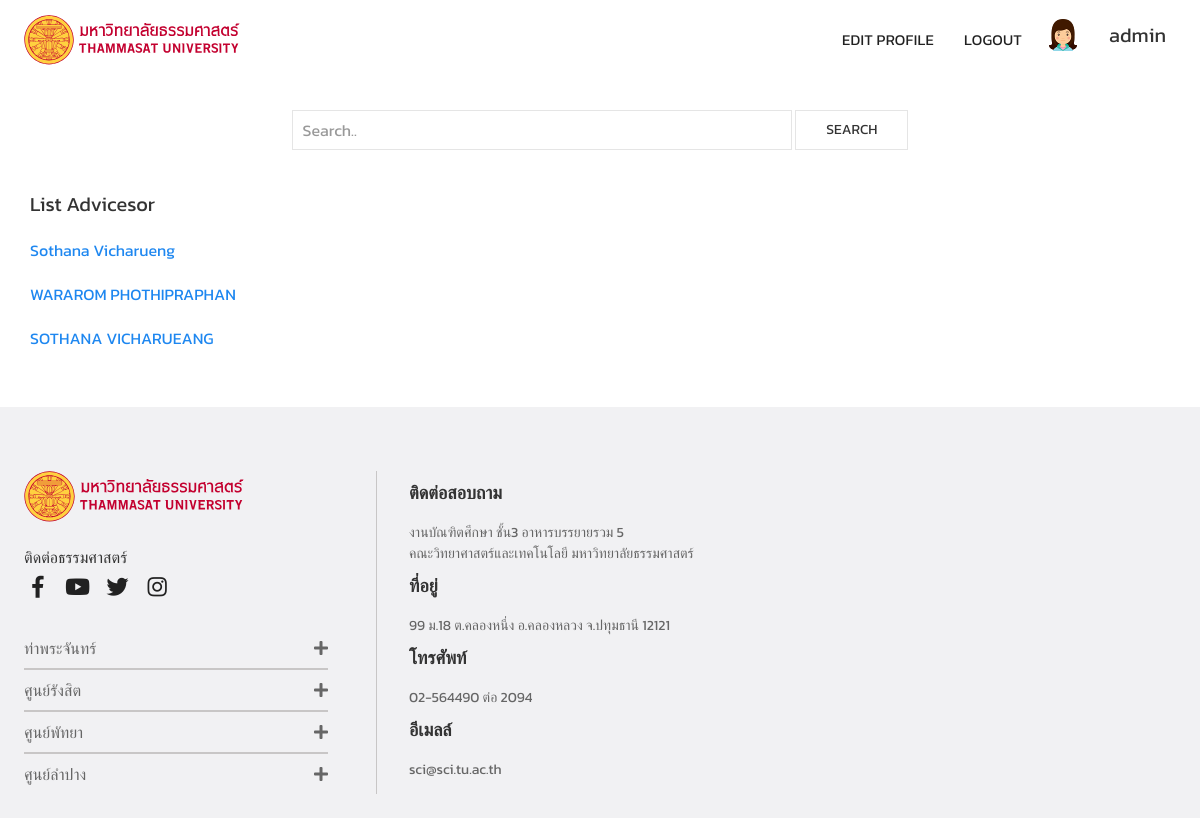
The app's page / (signed in) with its own data.
### FindApp/models.py (models this page shows, shortened)
class Profiles(models.Model):
    account     = models.ForeignKey(User,on_delete=models.SET_NULL,null=True)
    role        = models.IntegerField()
    prefix_name = models.CharField(max_length=50,null=True)
    name        = models.CharField(max_length=50,null=True)
    mid_name    = models.CharField(max_length=50,null=True,blank=True)
    last_name   = models.CharField(max_length=50,null=True)
    image       = models.ImageField(upload_to='image/',null=True,blank=True)
    email       = models.EmailField(max_length=100,null=True)
    table_no    = models.CharField(max_length=50,null=True,blank=True)
    room_no     = models.CharField(max_length=50,null=True,blank=True)
    position    = models.ForeignKey(Position,on_delete=models.SET_NULL,null=True)
    department  = models.ForeignKey(Department,on_delete=models.SET_NULL,null=True)
    phone_regex = RegexValidator(regex=r'^\+?1?\d{9,13}$', message="Phone number must be entered in the format: '0x00000000 or 0200000000'. ")
    phone       = models.CharField(validators=[phone_regex], max_length=17, blank=True)
    memo        = models.CharField(max_length=99,null=True,blank=True)

### FindApp/views.py (the view)
# urls.py: path('',Profile,name='profile'),
def Profile(request):
    department  = Department.objects.all().values('name')
    profile     = Profiles.objects.all()
    context     = {'profile' : profile , 'department':department}
    return render(request,'profile2.html',context)

### FindApp/templates/profile2.html (shortened to what this page needs)
{% extends "base.html" %}
{% block content %}
         <div style="text-align: center">
                <div class="uk-margin">
                    <input class="uk-input uk-form-width-large" id="searchbox" type="text" placeholder="Search..">
                    <button class="uk-button uk-button-default" onclick="search()">Search</button>
                </div>
         </div>
    <h4>List Advicesor</h4>
    <div style="width: 300px">
        {% for name in profile %}
            <a href="{% url 'FindApp:page' name.pk %}"><p>{{ name.name }} {{ name.last_name }}</p></a>
        {% endfor %}
    </div>
{% endblock %}

### FindApp/templates/base.html (shortened to what this page needs)
<!DOCTYPE html>
{% load static %}
<html>
  <head>
    <link rel="stylesheet" href="{% static 'css/uikit.min.css' %}">
    <link rel="stylesheet" href="{% static 'css/custom.css' %}">
    <link rel="stylesheet" href="https://use.fontawesome.com/releases/v5.1.0/css/all.css">
  </head>
  <body>
    <div id="app">
      <div class="body-block">
        <div class="navbar">
          <div class="header" >
            <nav class="uk-navbar-container" uk-navbar="mode: click">
              <div class="uk-navbar-left">
                <a href="/"><img src="{% static 'main-logo.svg' %}" class="main-logo"></a>
              </div>
              {% if user.is_authenticated %}
                <div class="uk-navbar-right">
                    <ul class="uk-navbar-nav uk-visible@l">
                        <li><a class="menu" href="{% url 'FindApp:form' %}" ><span >Edit Profile</span></a></li>
                        <li><a class="menu" href="{% url 'logout' %}"><span >Logout</span></a></li>
                        <li  class="uk-comment-header uk-grid-medium uk-flex-middle" uk-grid style=" padding: 10px;">
                            <img class="uk-comment-avatar" src="{% static 'avatar.png' %}" alt="" >
                            <h3 class="uk-comment-title uk-margin-remove">{{user.username}}</h3>
                        </li>
                    </ul>
                </div>
                {% else %}
              <div class="uk-navbar-right" >
                <form action="{% url 'social:begin' 'tu' %}">
                  <input class="uk-button uk-button-primary" type="submit" value='TU LOGIN'>
                </form>
              </div>
              {% endif %}
            </nav>
          </div>
        </div>
        <div class="content">
          {% block content %}
          {% endblock %}
        </div>
        <div class="page-footer">
          <div class="uk-flex footer-flex">
            <div class="about">
              <div class="sub-logo">
                <img src="{% static 'main-logo.svg' %}" class="main-logo">
              </div>
              <div class="contact">
                <h6 class="contact-text">ติดต่อธรรมศาสตร์</h6>
                <ul class="contact-list">
                  <li>
                    <a href="https://www.facebook.com/thammasat.uni"><i class="fab fa-facebook-f"></i></a>
                  </li>
                  <li>
                    <a href="https://www.youtube.com/user/PRTHAMMASAT"><i class="fab fa-youtube"></i></a>
                  </li>
                  <li>
                    <a href="https://twitter.com/thammasat_uni"><i class="fab fa-twitter"></i></a>
                  </li>
                  <li>
                    <a href="https://www.instagram.com/thammasat_official"><i class="fab fa-instagram"></i></a>
                  </li>
                </ul>
              </div>
              <div class="address">
                <ul class="address-list">
                  <li>
                    <div uk-grid>
                      <p class="uk-width-1-2 title uk-first-column">ท่าพระจันทร์</p>
                      <i uk-toggle="target: #thaprachan;cls: show; animation: uk-animation-slide-bottom-small" class="fas fa-plus uk-width-1-2 uk-text-right"></i>
                    </div>
                  </li>
                  <li>
                    <div uk-grid>
                      <p class="uk-width-1-2 title uk-first-column">ศูนย์รังสิต</p>
                      <i uk-toggle="target: #rangsit;cls: show; animation: uk-animation-slide-bottom-small" class="fas fa-plus uk-width-1-2 uk-text-right"></i>
                    </div>
                  </li>
                  <li>
                    <div uk-grid>
                      <p class="uk-width-1-2 title uk-first-column">ศูนย์พัทยา</p>
                      <i uk-toggle="target: #pattaya;cls: show; animation: uk-animation-slide-bottom-small" class="fas fa-plus uk-width-1-2 uk-text-right"></i>
                    </div>
                  </li>
                  <li>
                    <div uk-grid>
                      <p class="uk-width-1-2 title uk-first-column">ศูนย์ลำปาง</p>
                      <i uk-toggle="target: #lampang;cls: show; animation: uk-animation-slide-bottom-small" class="fas fa-plus uk-width-1-2 uk-text-right"></i>
                    </div>
                  </li>
                </ul>
              </div>
            </div>
            <div class="faculty-info">
              <div>
                <p class="uk-text-lead">ติดต่อสอบถาม</p>
                <p>งานบัณฑิตศึกษา ชั้น3 อาหารบรรยายรวม 5</p>
                <p>คณะวิทยาศาสตร์และเทคโนโลยี มหาวิทยาลัยธรรมศาสตร์</p>
              </div>
              <div>
                <p class="uk-text-lead">ที่อยู่</p>
                <p>99 ม.18 ต.คลองหนึ่ง อ.คลองหลวง จ.ปทุมธานี 12121</p>
              </div>
              <div>
                <p class="uk-text-lead">โทรศัพท์</p>
                <p>02-564490 ต่อ 2094</p>
              </div>
              <div>
                <p class="uk-text-lead">อีเมลล์</p>
                <p>sci@sci.tu.ac.th</p>
              </div>
            </div>
          </div>
        </div>
      </div>
    </div>
  </body>
</html>

### static/css/custom.css (style rules this page uses)
.body-block { width: 100%; max-width: 1380px; min-width: 250px; height: auto; min-height: 100vh; margin: 0 auto; background-color: #FFFFFF; }
#app { background-color: #F1F1F3; width: 100%; height: auto; }
*:not(i) { font-family: 'Kanit', 'sans-serif' !important; }
.navbar { width: 100%; position: relative; overflow-x: hidden; -webkit-transition: 0.5s; -o-transition: 0.5s; transition: 0.5s; width: 80%; margin: auto; }
.navbar .main-logo { width: 100%; padding-left: 24px; }
.navbar .header { position: fixed; left: 50%; top: 0; transform: translate(-50%, 0); z-index: 1; width: 100%; max-width: 1380px; }
.navbar .menu { font-size: 15px; font-weight: normal; letter-spacing: .015rem; color: #212121; }
.navbar .uk-navbar-container { background-color: #FFFFFF !important; }
.navbar .uk-navbar-nav, .navbar .dropdown { margin-right: 24px; }
.content { min-height: calc(100vh - 130px - 403px); margin: 30px; }
.page-footer { background-color: #F1F1F3; width: calc(100% - 24px); max-width: 1380px; padding: 64px 0 24px 24px; bottom: 0; }
.faculty-info p:not(.uk-text-lead) { margin: 0; font-size: 14px; }
.faculty-info p.uk-text-lead { font-size: 18px; font-weight: bold; margin: 8px 0 16px 0; }
.about .sub-logo { max-width: 220px; margin-bottom: 24px; }
.about .contact .contact-text { font-size: 1rem; margin-bottom: 8px; }
.about .contact .contact-list li { display: inline-block; width: 28px; height: 28px; text-align: center; }
.about .contact .contact-list i { color: #212121; font-size: 22px; }
.about .contact .contact-list li:not(:first-child) { margin-left: 8px; }
.about .contact .contact-list { list-style: none; padding: 0 0 24px 0; margin: 0; }
.about .address .address-list i { line-height: 1.5em; }
.about .address .address-list li { padding: 8px 0; margin-right: 16px; }
.about .address .address-list li:not(:last-child) { border-bottom: solid 2px #c8c6c6; }
.about .address .address-list { list-style: none; margin: 0; padding: 0; }
@media screen and (max-width: 1380px) { .navbar { height: 80px; } }
@media screen and (max-width: 1380px) { .navbar .main-logo { width: 240px; padding-left: 24px; } }
@media screen and (max-width: 1380px) { .navbar .header { height: 80px; background-color: #fefefe; } }
@media screen and (min-width: 1080px) { .footer-flex { -webkit-box-orient: horizontal; -webkit-box-direction: normal; flex-direction: row; } }
@media screen and (min-width: 1080px) { .about { width: 320px; padding-right: 32px; margin-right: 32px; border-right: solid 1px #c8c6c6; } }

### records on screen
Profiles: name "Sothana", last_name "Vicharueng"
Profiles: name "WARAROM", last_name "PHOTHIPRAPHAN"
Profiles: name "SOTHANA", last_name "VICHARUEANG"

### other values on screen
{{ user.username }} "admin"
